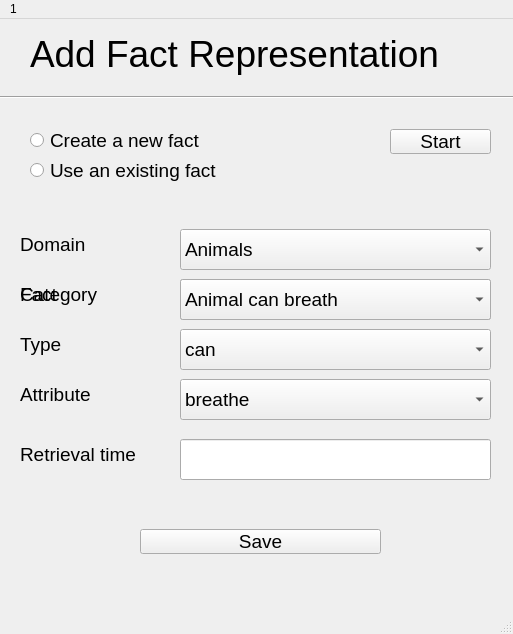
<?xml version="1.0" encoding="UTF-8"?>
<ui version="4.0">
 <class>AddToSemMemWindow</class>
 <widget class="QMainWindow" name="AddToSemMemWindow">
  <property name="geometry">
   <rect>
    <x>0</x>
    <y>0</y>
    <width>513</width>
    <height>634</height>
   </rect>
  </property>
  <property name="sizePolicy">
   <sizepolicy hsizetype="Preferred" vsizetype="Preferred">
    <horstretch>0</horstretch>
    <verstretch>0</verstretch>
   </sizepolicy>
  </property>
  <property name="windowTitle">
   <string>MainWindow</string>
  </property>
  <widget class="QWidget" name="centralwidget">
   <widget class="QLabel" name="label">
    <property name="geometry">
     <rect>
      <x>30</x>
      <y>10</y>
      <width>591</width>
      <height>51</height>
     </rect>
    </property>
    <property name="text">
     <string>&lt;html&gt;&lt;head/&gt;&lt;body&gt;&lt;p&gt;&lt;span style=&quot; font-size:28pt;&quot;&gt;Add Fact Representation&lt;/span&gt;&lt;/p&gt;&lt;/body&gt;&lt;/html&gt;</string>
    </property>
   </widget>
   <widget class="Line" name="line">
    <property name="geometry">
     <rect>
      <x>0</x>
      <y>70</y>
      <width>1161</width>
      <height>16</height>
     </rect>
    </property>
    <property name="orientation">
     <enum>Qt::Horizontal</enum>
    </property>
   </widget>
   <widget class="QPushButton" name="saveBtn">
    <property name="geometry">
     <rect>
      <x>140</x>
      <y>510</y>
      <width>241</width>
      <height>25</height>
     </rect>
    </property>
    <property name="font">
     <font>
      <pointsize>14</pointsize>
     </font>
    </property>
    <property name="text">
     <string>Save</string>
    </property>
   </widget>
   <widget class="QComboBox" name="DomComboBox">
    <property name="geometry">
     <rect>
      <x>180</x>
      <y>210</y>
      <width>311</width>
      <height>41</height>
     </rect>
    </property>
    <property name="font">
     <font>
      <pointsize>14</pointsize>
     </font>
    </property>
    <item>
     <property name="text">
      <string>Animals</string>
     </property>
    </item>
    <item>
     <property name="text">
      <string>Dogs</string>
     </property>
    </item>
   </widget>
   <widget class="QComboBox" name="CatComboBox">
    <property name="geometry">
     <rect>
      <x>180</x>
      <y>260</y>
      <width>311</width>
      <height>41</height>
     </rect>
    </property>
    <property name="font">
     <font>
      <pointsize>14</pointsize>
     </font>
    </property>
    <item>
     <property name="text">
      <string>Animal</string>
     </property>
    </item>
    <item>
     <property name="text">
      <string>Dog</string>
     </property>
    </item>
   </widget>
   <widget class="QComboBox" name="TypesComboBox">
    <property name="geometry">
     <rect>
      <x>180</x>
      <y>310</y>
      <width>311</width>
      <height>41</height>
     </rect>
    </property>
    <property name="font">
     <font>
      <pointsize>14</pointsize>
     </font>
    </property>
    <item>
     <property name="text">
      <string>can</string>
     </property>
    </item>
    <item>
     <property name="text">
      <string>has</string>
     </property>
    </item>
   </widget>
   <widget class="QComboBox" name="AttrComboBox">
    <property name="geometry">
     <rect>
      <x>180</x>
      <y>360</y>
      <width>311</width>
      <height>41</height>
     </rect>
    </property>
    <property name="font">
     <font>
      <pointsize>14</pointsize>
     </font>
    </property>
    <item>
     <property name="text">
      <string>breathe</string>
     </property>
    </item>
    <item>
     <property name="text">
      <string>move</string>
     </property>
    </item>
   </widget>
   <widget class="QComboBox" name="FactsComboBox">
    <property name="geometry">
     <rect>
      <x>180</x>
      <y>260</y>
      <width>311</width>
      <height>41</height>
     </rect>
    </property>
    <property name="font">
     <font>
      <pointsize>14</pointsize>
     </font>
    </property>
    <item>
     <property name="text">
      <string>Animal can breath</string>
     </property>
    </item>
    <item>
     <property name="text">
      <string>Animal can move</string>
     </property>
    </item>
   </widget>
   <widget class="QRadioButton" name="createBtn">
    <property name="geometry">
     <rect>
      <x>30</x>
      <y>110</y>
      <width>331</width>
      <height>23</height>
     </rect>
    </property>
    <property name="font">
     <font>
      <pointsize>14</pointsize>
     </font>
    </property>
    <property name="text">
     <string>Create a new fact</string>
    </property>
    <attribute name="buttonGroup">
     <string notr="true">buttonGroup</string>
    </attribute>
   </widget>
   <widget class="QRadioButton" name="convertBtn">
    <property name="geometry">
     <rect>
      <x>30</x>
      <y>140</y>
      <width>331</width>
      <height>23</height>
     </rect>
    </property>
    <property name="font">
     <font>
      <pointsize>14</pointsize>
     </font>
    </property>
    <property name="text">
     <string>Use an existing fact</string>
    </property>
    <attribute name="buttonGroup">
     <string notr="true">buttonGroup</string>
    </attribute>
   </widget>
   <widget class="QLineEdit" name="lineEdit">
    <property name="geometry">
     <rect>
      <x>180</x>
      <y>420</y>
      <width>311</width>
      <height>41</height>
     </rect>
    </property>
   </widget>
   <widget class="QLabel" name="label_5">
    <property name="geometry">
     <rect>
      <x>20</x>
      <y>260</y>
      <width>121</width>
      <height>31</height>
     </rect>
    </property>
    <property name="font">
     <font>
      <pointsize>14</pointsize>
     </font>
    </property>
    <property name="text">
     <string>Category</string>
    </property>
   </widget>
   <widget class="QLabel" name="label_6">
    <property name="geometry">
     <rect>
      <x>20</x>
      <y>310</y>
      <width>121</width>
      <height>31</height>
     </rect>
    </property>
    <property name="font">
     <font>
      <pointsize>14</pointsize>
     </font>
    </property>
    <property name="text">
     <string>Type</string>
    </property>
   </widget>
   <widget class="QLabel" name="label_8">
    <property name="geometry">
     <rect>
      <x>20</x>
      <y>420</y>
      <width>201</width>
      <height>31</height>
     </rect>
    </property>
    <property name="font">
     <font>
      <pointsize>14</pointsize>
     </font>
    </property>
    <property name="text">
     <string>Retrieval time</string>
    </property>
   </widget>
   <widget class="QLabel" name="label_4">
    <property name="geometry">
     <rect>
      <x>20</x>
      <y>210</y>
      <width>121</width>
      <height>31</height>
     </rect>
    </property>
    <property name="font">
     <font>
      <pointsize>14</pointsize>
     </font>
    </property>
    <property name="text">
     <string>Domain</string>
    </property>
   </widget>
   <widget class="QLabel" name="label_7">
    <property name="geometry">
     <rect>
      <x>20</x>
      <y>360</y>
      <width>121</width>
      <height>31</height>
     </rect>
    </property>
    <property name="font">
     <font>
      <pointsize>14</pointsize>
     </font>
    </property>
    <property name="text">
     <string>Attribute</string>
    </property>
   </widget>
   <widget class="QLabel" name="label_9">
    <property name="geometry">
     <rect>
      <x>20</x>
      <y>260</y>
      <width>121</width>
      <height>31</height>
     </rect>
    </property>
    <property name="font">
     <font>
      <pointsize>14</pointsize>
     </font>
    </property>
    <property name="text">
     <string>Fact</string>
    </property>
   </widget>
   <widget class="QPushButton" name="startBtn">
    <property name="geometry">
     <rect>
      <x>390</x>
      <y>110</y>
      <width>101</width>
      <height>25</height>
     </rect>
    </property>
    <property name="font">
     <font>
      <pointsize>14</pointsize>
     </font>
    </property>
    <property name="text">
     <string>Start</string>
    </property>
   </widget>
  </widget>
  <widget class="QMenuBar" name="menubar">
   <property name="geometry">
    <rect>
     <x>0</x>
     <y>0</y>
     <width>513</width>
     <height>22</height>
    </rect>
   </property>
   <widget class="QMenu" name="menuInteractive_System_Modelling">
    <property name="title">
     <string>1</string>
    </property>
   </widget>
   <addaction name="menuInteractive_System_Modelling"/>
  </widget>
  <widget class="QStatusBar" name="statusbar"/>
 </widget>
 <resources/>
 <connections/>
 <buttongroups>
  <buttongroup name="buttonGroup"/>
 </buttongroups>
</ui>
